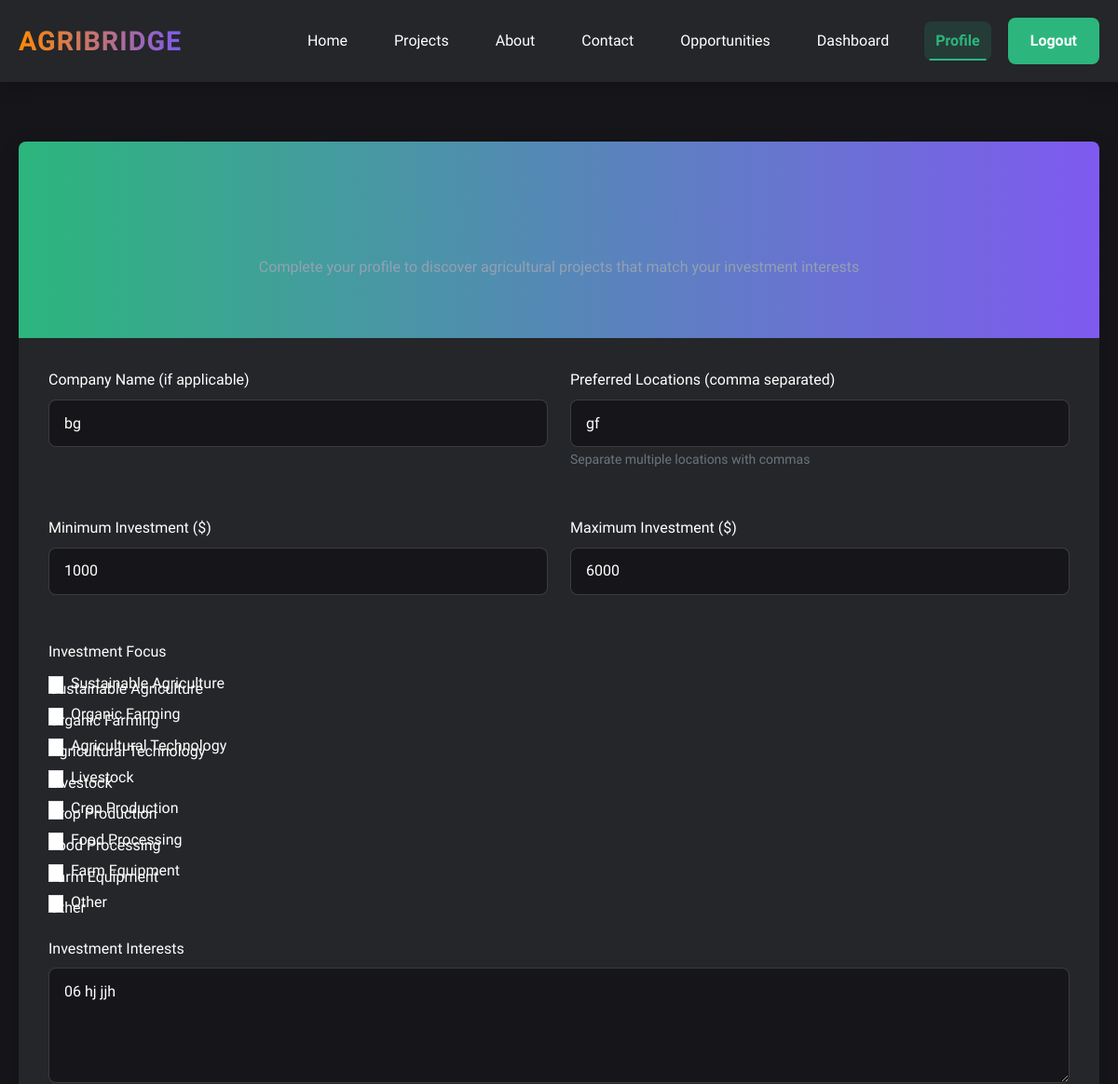
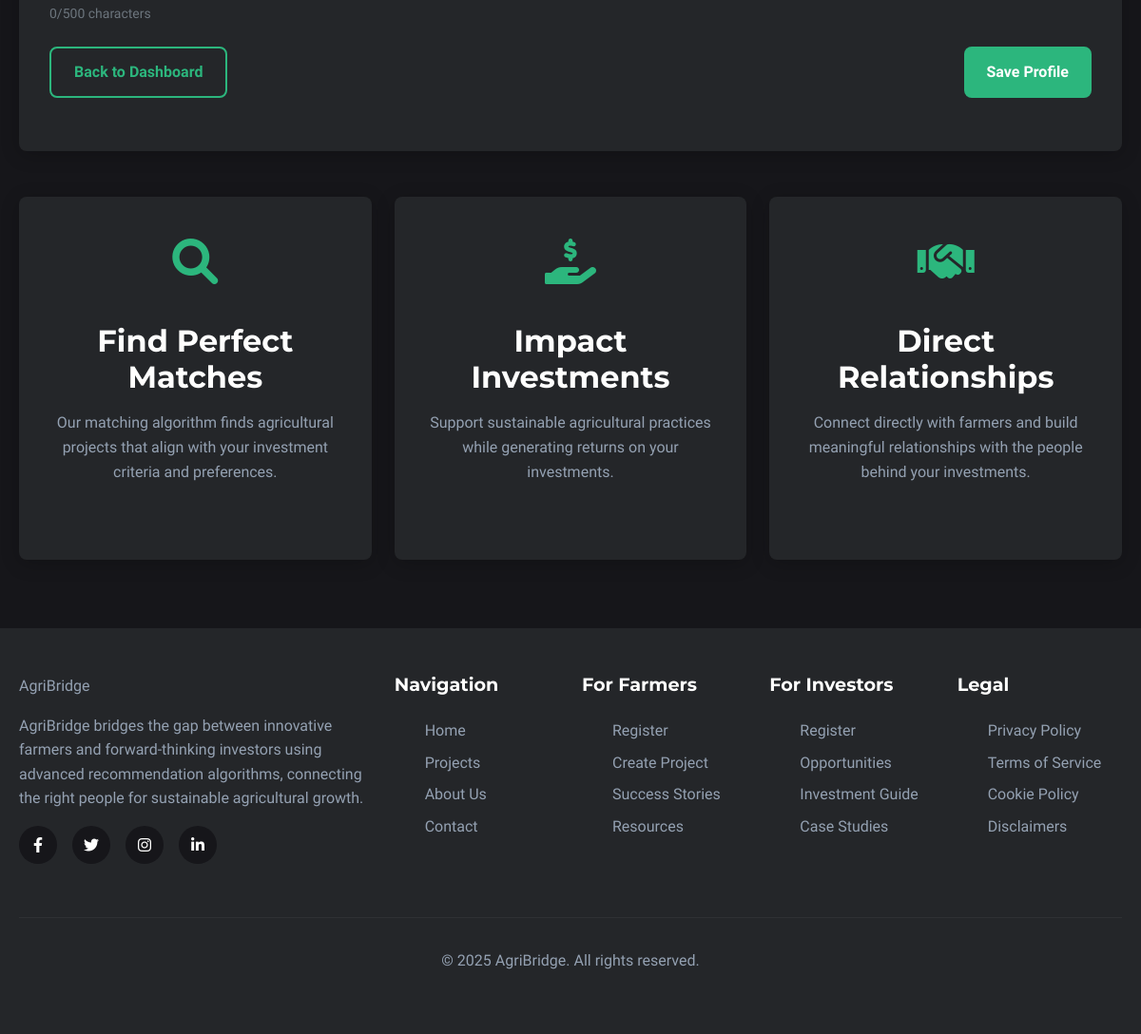
/profile (signed in), run on the app's committed database (2 pictures, top to bottom).
### models.py (models this page shows, shortened)
class InvestorProfile(db.Model):
    __tablename__ = 'investor_profiles'
    id = db.Column(db.Integer, primary_key=True)
    user_id = db.Column(db.Integer, db.ForeignKey('users.id'), unique=True, nullable=False)
    company_name = db.Column(db.String(100))
    investment_focus = db.Column(db.String(200))  # Comma separated list
    min_investment = db.Column(db.Integer, default=0)  # in dollars
    max_investment = db.Column(db.Integer, default=0)  # in dollars
    preferred_locations = db.Column(db.String(200))  # Comma separated list
    interests = db.Column(db.Text)
    created_at = db.Column(db.DateTime, default=datetime.datetime.utcnow)
    updated_at = db.Column(db.DateTime, default=datetime.datetime.utcnow, onupdate=datetime.datetime.utcnow)

### routes.py (the view, shortened to what this page needs)
@app.route('/profile', methods=['GET', 'POST'])
@login_required
def profile():
    if current_user.user_type == 'admin':
        flash('Admin users do not have a profile page.', 'info')
        return redirect(url_for('dashboard'))
    else:  # investor
        form = InvestorProfileForm()
        if form.validate_on_submit():
            investment_focus = ','.join(form.investment_focus.data) if form.investment_focus.data else ''
            if current_user.investor_profile:
                profile = current_user.investor_profile
                profile.company_name = form.company_name.data
                profile.investment_focus = investment_focus
                profile.min_investment = form.min_investment.data or 0
                profile.max_investment = form.max_investment.data or 0
                profile.preferred_locations = form.preferred_locations.data
                profile.interests = form.interests.data
                profile.updated_at = datetime.datetime.utcnow()
            else:
                profile = InvestorProfile(
                    user_id=current_user.id,
                    company_name=form.company_name.data,
                    investment_focus=investment_focus,
                    min_investment=form.min_investment.data or 0,
                    max_investment=form.max_investment.data or 0,
                    preferred_locations=form.preferred_locations.data,
                    interests=form.interests.data
                )
                db.session.add(profile)
            db.session.commit()
            flash('Your investor profile has been updated!', 'success')
            return redirect(url_for('dashboard'))
        elif request.method == 'GET' and current_user.investor_profile:
            profile = current_user.investor_profile
            form.company_name.data = profile.company_name
            if profile.investment_focus:
                form.investment_focus.data = profile.investment_focus.split(',')
            form.min_investment.data = profile.min_investment
            form.max_investment.data = profile.max_investment
            form.preferred_locations.data = profile.preferred_locations
            form.interests.data = profile.interests
        return render_template('investor_profile.html',
                              title='Investor Profile',
                              app_name=APP_NAME,
                              form=form)

### templates/investor_profile.html (shortened to what this page needs)
{% extends "base.html" %}
{% block content %}
<section class="profile">
    <div class="container">
        <div class="profile-card">
            <div class="profile-header">
                <h1>Investor Profile</h1>
                <p>Complete your profile to discover agricultural projects that match your investment interests</p>
            </div>
            <div class="profile-body">
                <form method="POST" action="" class="fade-in">
                    <div class="row">
                        <div class="col-md-6 mb-4">
                            <div class="form-group">
                                {{ form.company_name.label(class="form-label") }}
                                {% if form.company_name.errors %}
                                    {{ form.company_name(class="form-control is-invalid") }}
                                    <div class="invalid-feedback">
                                        {% for error in form.company_name.errors %}
                                            {{ error }}
                                        {% endfor %}
                                    </div>
                                {% else %}
                                    {{ form.company_name(class="form-control", placeholder="Company name (if applicable)") }}
                                {% endif %}
                            </div>
                        </div>
                        <div class="col-md-6 mb-4">
                            <div class="form-group">
                                {{ form.preferred_locations.label(class="form-label") }}
                                {% if form.preferred_locations.errors %}
                                    {{ form.preferred_locations(class="form-control is-invalid") }}
                                    <div class="invalid-feedback">
                                        {% for error in form.preferred_locations.errors %}
                                            {{ error }}
                                        {% endfor %}
                                    </div>
                                {% else %}
                                    {{ form.preferred_locations(class="form-control", placeholder="e.g. California, Midwest, Southeast") }}
                                {% endif %}
                                <small class="text-secondary">Separate multiple locations with commas</small>
                            </div>
                        </div>
                    </div>
                    <div class="row">
                        <div class="col-md-6 mb-4">
                            <div class="form-group">
                                {{ form.min_investment.label(class="form-label") }}
                                {% if form.min_investment.errors %}
                                    {{ form.min_investment(class="form-control is-invalid") }}
                                    <div class="invalid-feedback">
                                        {% for error in form.min_investment.errors %}
                                            {{ error }}
                                        {% endfor %}
                                    </div>
                                {% else %}
                                    {{ form.min_investment(class="form-control", placeholder="Minimum investment amount in USD") }}
                                {% endif %}
                            </div>
                        </div>
                        <div class="col-md-6 mb-4">
                            <div class="form-group">
                                {{ form.max_investment.label(class="form-label") }}
                                {% if form.max_investment.errors %}
                                    {{ form.max_investment(class="form-control is-invalid") }}
                                    <div class="invalid-feedback">
                                        {% for error in form.max_investment.errors %}
                                            {{ error }}
                                        {% endfor %}
                                    </div>
                                {% else %}
                                    {{ form.max_investment(class="form-control", placeholder="Maximum investment amount in USD") }}
                                {% endif %}
                            </div>
                        </div>
                    </div>
                    <div class="form-group mb-4">
                        {{ form.investment_focus.label(class="form-label") }}
                        {% if form.investment_focus.errors %}
                            <div class="form-control is-invalid">
                                {% for option in form.investment_focus %}
                                    <div class="form-check form-check-inline">
                                        {{ option(class="form-check-input") }}
                                        {{ option.label(class="form-check-label") }}
                                    </div>
                                {% endfor %}
                            </div>
                            <div class="invalid-feedback">
                                {% for error in form.investment_focus.errors %}
                                    {{ error }}
                                {% endfor %}
                            </div>
                        {% else %}
                            <div>
                                {% for option in form.investment_focus %}
                                    <div class="form-check form-check-inline">
                                        {{ option(class="form-check-input") }}
                                        {{ option.label(class="form-check-label") }}
                                    </div>
                                {% endfor %}
                            </div>
                        {% endif %}
                    </div>
                    <div class="form-group mb-4">
                        {{ form.interests.label(class="form-label") }}
                        {% if form.interests.errors %}
                            {{ form.interests(class="form-control is-invalid", rows=4) }}
                            <div class="invalid-feedback">
                                {% for error in form.interests.errors %}
                                    {{ error }}
                                {% endfor %}
                            </div>
                        {% else %}
                            {{ form.interests(class="form-control", rows=4, placeholder="Describe your investment interests, goals, and what types of agricultural projects you're looking for...") }}
                        {% endif %}
                    </div>
                    <div class="form-group d-flex justify-content-between">
                        <a href="{{ url_for('dashboard') }}" class="btn btn-outline">Back to Dashboard</a>
                        {{ form.submit(class="btn btn-primary") }}
                    </div>
                </form>
            </div>
        </div>
        <div class="row mt-5">
            <div class="col-md-4 mb-4">
                <div class="feature-card h-100 shimmer-on-hover">
                    <div class="feature-icon">
                        <i class="fas fa-search"></i>
                    </div>
                    <h3>Find Perfect Matches</h3>
                    <p>Our matching algorithm finds agricultural projects that align with your investment criteria and preferences.</p>
                </div>
            </div>
            <div class="col-md-4 mb-4">
                <div class="feature-card h-100 shimmer-on-hover">
                    <div class="feature-icon">
                        <i class="fas fa-hand-holding-usd"></i>
                    </div>
                    <h3>Impact Investments</h3>
                    <p>Support sustainable agricultural practices while generating returns on your investments.</p>
                </div>
            </div>
            <div class="col-md-4 mb-4">
                <div class="feature-card h-100 shimmer-on-hover">
                    <div class="feature-icon">
                        <i class="fas fa-handshake"></i>
                    </div>
                    <h3>Direct Relationships</h3>
                    <p>Connect directly with farmers and build meaningful relationships with the people behind your investments.</p>
                </div>
            </div>
        </div>
    </div>
</section>
{% endblock %}

### data on the page
InvestorProfile: company_name "bg", preferred_locations "gf", min_investment "1000", max_investment "6000", interests "06 hj jjh"

### other printed values
{{ app_name }} "AGRIBRIDGE"
{{ option.label(class="form-check-label") }} "Sustainable Agriculture" "Organic Farming" "Agricultural Technology" "Livestock" "Crop Production" "Food Processing" "Farm Equipment" "Other"
{{ app_name }} "AgriBridge"
